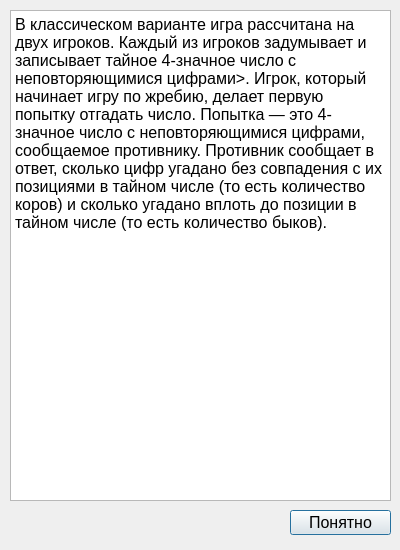
<?xml version="1.0" encoding="UTF-8"?>
<ui version="4.0">
 <class>rules</class>
 <widget class="QDialog" name="rules">
  <property name="geometry">
   <rect>
    <x>0</x>
    <y>0</y>
    <width>400</width>
    <height>550</height>
   </rect>
  </property>
  <property name="windowTitle">
   <string>Dialog</string>
  </property>
  <widget class="QTextBrowser" name="textBrowser">
   <property name="geometry">
    <rect>
     <x>10</x>
     <y>10</y>
     <width>381</width>
     <height>491</height>
    </rect>
   </property>
   <property name="html">
    <string>&lt;!DOCTYPE HTML PUBLIC &quot;-//W3C//DTD HTML 4.0//EN&quot; &quot;http://www.w3.org/TR/REC-html40/strict.dtd&quot;&gt;
&lt;html&gt;&lt;head&gt;&lt;meta name=&quot;qrichtext&quot; content=&quot;1&quot; /&gt;&lt;meta charset=&quot;utf-8&quot; /&gt;&lt;style type=&quot;text/css&quot;&gt;
p, li { white-space: pre-wrap; }
&lt;/style&gt;&lt;/head&gt;&lt;body style=&quot; font-family:'Segoe UI'; font-size:9pt; font-weight:400; font-style:normal;&quot;&gt;
&lt;p style=&quot; margin-top:12px; margin-bottom:12px; margin-left:0px; margin-right:0px; -qt-block-indent:0; text-indent:0px;&quot;&gt;&lt;span style=&quot; font-size:12pt;&quot;&gt;В классическом варианте игра рассчитана на двух игроков. Каждый из игроков задумывает и записывает тайное 4-значное число с неповторяющимися цифрами&amp;gt;. Игрок, который начинает игру по жребию, делает первую попытку отгадать число. Попытка — это 4-значное число с неповторяющимися цифрами, сообщаемое противнику. Противник сообщает в ответ, сколько цифр угадано без совпадения с их позициями в тайном числе (то есть количество коров) и сколько угадано вплоть до позиции в тайном числе (то есть количество быков).&lt;/span&gt;&lt;/p&gt;&lt;/body&gt;&lt;/html&gt;</string>
   </property>
  </widget>
  <widget class="QPushButton" name="pushButton">
   <property name="geometry">
    <rect>
     <x>290</x>
     <y>510</y>
     <width>101</width>
     <height>25</height>
    </rect>
   </property>
   <property name="font">
    <font>
     <pointsize>12</pointsize>
    </font>
   </property>
   <property name="text">
    <string>Понятно</string>
   </property>
  </widget>
 </widget>
 <resources/>
 <connections/>
</ui>
